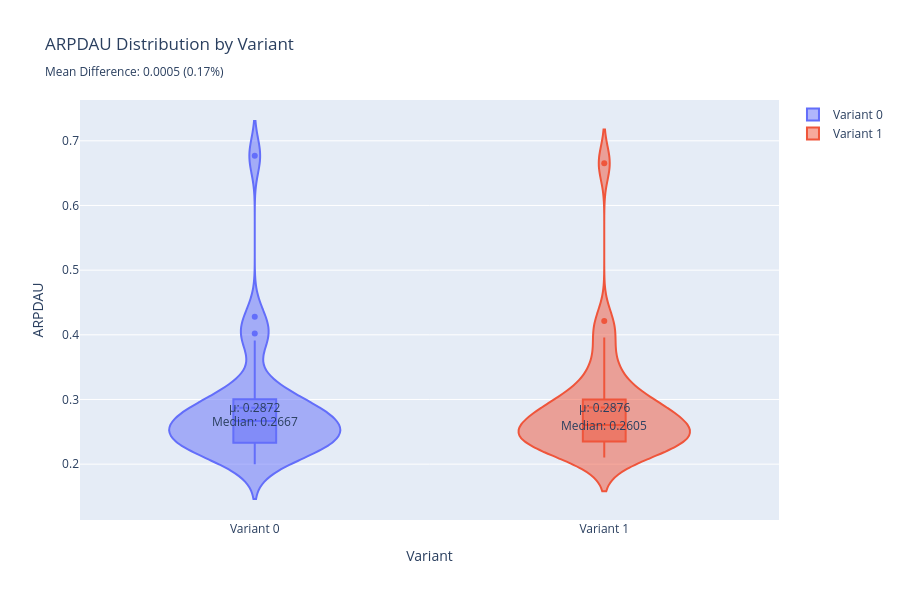

Source (notebook cell):
### Code cell
# Violin plot of ARPDAU distribution per variant with mean and median annotations
# Create a distribution plot with mean and median marks
fig = go.Figure()

# Add violin plots for each variant
for variant in sorted(datametrics['variant'].unique()):
    variant_data = datametrics[datametrics['variant'] == variant]['arpdau']
    fig.add_trace(go.Violin(
        y=variant_data,
        name=f'Variant {variant}',
        box_visible=True,
        meanline_visible=True,
        points='outliers'  # Show outlier points
    ))

# Calculate means and medians for annotations
variant_stats = datametrics.groupby('variant')['arpdau'].agg(['mean', 'median']).reset_index()
mean_diff = variant_stats.loc[1, 'mean'] - variant_stats.loc[0, 'mean']
relative_diff = (mean_diff / variant_stats.loc[0, 'mean']) * 100

# Add annotations for mean and median values
for idx, row in variant_stats.iterrows():
    fig.add_annotation(
        x=idx,
        y=row['mean'],
        text=f"μ: {row['mean']:.4f}",
        showarrow=False,
        arrowhead=2,
        arrowsize=1,
        arrowwidth=2,
        arrowcolor="green"
    )
    fig.add_annotation(
        x=idx,
        y=row['median'],
        text=f"Median: {row['median']:.4f}",
        showarrow=False,
        arrowhead=2,
        arrowsize=1,
        arrowwidth=2,
        arrowcolor="blue"
    )

fig.update_layout(
    title=f'ARPDAU Distribution by Variant<br><sub>Mean Difference: {mean_diff:.4f} ({relative_diff:.2f}%)</sub>',
    yaxis_title='ARPDAU',
    xaxis_title='Variant',
    violinmode='overlay',
    height=600,
    width=900,
    showlegend=True
)

fig.show()

### Figure 1 — Plotly figure (JSON) as saved in the notebook; plotly's stock layout.template omitted (floating-point values rounded to 4 significant figures)
{"data": [{"box": {"visible": true}, "meanline": {"visible": true}, "name": "Variant 0", "points": "outliers", "type": "violin", "y": [0.1999, 0.2327, 0.2591, 0.2649, 0.6768, 0.3912, 0.3029, 0.2995, 0.2667, 0.2314, 0.2333, 0.2265, 0.2836, 0.3063, 0.2437, 0.2268, 0.2683, 0.2746, 0.2557, 0.2704, 0.2727, 0.2369, 0.2149, 0.2383, 0.2228, 0.4281, 0.2764, 0.4021, 0.3211]}, {"box": {"visible": true}, "meanline": {"visible": true}, "name": "Variant 1", "points": "outliers", "type": "violin", "y": [0.215, 0.2602, 0.2514, 0.2659, 0.6654, 0.3586, 0.2829, 0.3016, 0.2605, 0.2102, 0.2322, 0.2357, 0.2995, 0.3183, 0.2264, 0.2332, 0.2449, 0.2778, 0.2508, 0.2852, 0.2805, 0.2479, 0.227, 0.2324, 0.2436, 0.396, 0.2834, 0.4212, 0.3334]}], "layout": {"annotations": [{"arrowcolor": "green", "arrowhead": 2, "arrowsize": 1, "arrowwidth": 2, "showarrow": false, "text": "μ: 0.2872", "x": 0, "y": 0.2872}, {"arrowcolor": "blue", "arrowhead": 2, "arrowsize": 1, "arrowwidth": 2, "showarrow": false, "text": "Median: 0.2667", "x": 0, "y": 0.2667}, {"arrowcolor": "green", "arrowhead": 2, "arrowsize": 1, "arrowwidth": 2, "showarrow": false, "text": "μ: 0.2876", "x": 1, "y": 0.2876}, {"arrowcolor": "blue", "arrowhead": 2, "arrowsize": 1, "arrowwidth": 2, "showarrow": false, "text": "Median: 0.2605", "x": 1, "y": 0.2605}], "height": 600, "showlegend": true, "title": {"text": "ARPDAU Distribution by Variant<br><sub>Mean Difference: 0.0005 (0.17%)</sub>"}, "violinmode": "overlay", "width": 900, "xaxis": {"title": {"text": "Variant"}}, "yaxis": {"title": {"text": "ARPDAU"}}}}
